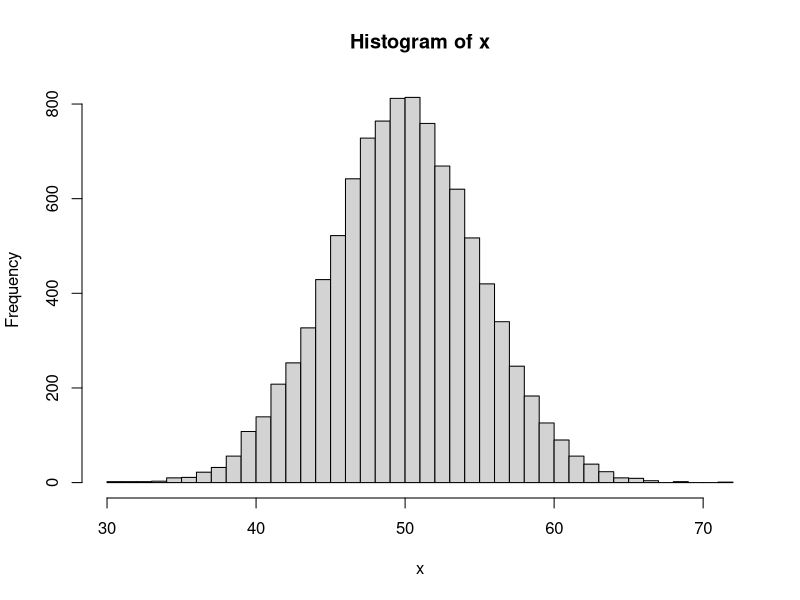

This chart was generated by the following R code:
pdf(file = "04-r-rnorm.pdf", width = 6, height = 5)

r <- 10000
x <- rnorm(mean = 50, # 平均
           sd = 5,    # 標準偏差
           n = r)     # 乱数の数
hist(x, breaks = 40)
